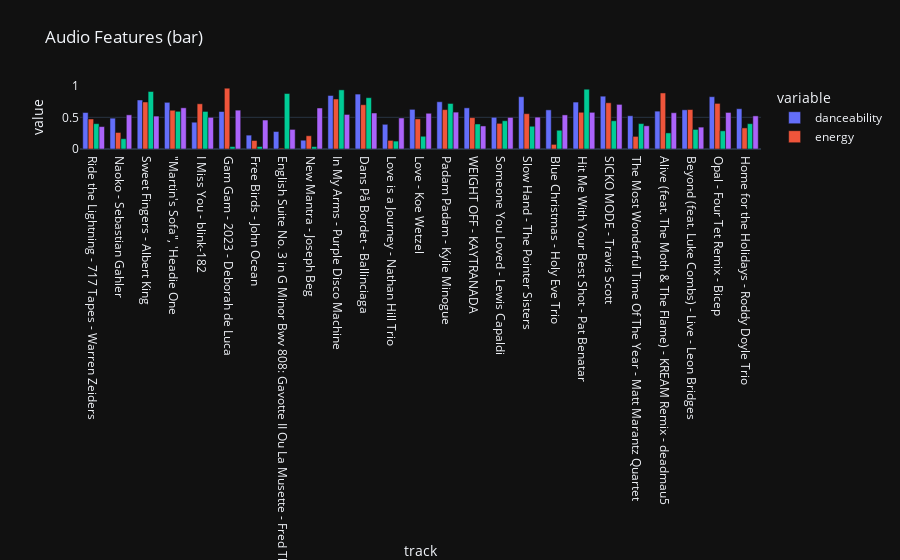

Here is the notebook cell this chart was saved with:
### Code cell
bar(preprocessed_sample.head(25))

### Figure 1 — Plotly figure (JSON) as saved in the notebook; plotly's stock layout.template omitted (floating-point values rounded to 4 significant figures)
{"data": [{"alignmentgroup": "True", "hovertemplate": "variable=danceability<br>track=%{x}<br>value=%{y}<extra></extra>", "legendgroup": "danceability", "marker": {"color": "#636efa", "pattern": {"shape": ""}}, "name": "danceability", "offsetgroup": "danceability", "orientation": "v", "showlegend": true, "textposition": "auto", "type": "bar", "x": ["Ride the Lightning - 717 Tapes - Warren Zeiders", "Naoko - Sebastian Gahler", "Sweet Fingers - Albert King", "\"Martin's Sofa\", 'Headie One", "I Miss You - blink-182", "Gam Gam - 2023 - Deborah de Luca", "Free Birds - John Ocean", "English Suite No. 3 in G Minor Bwv 808: Gavotte II Ou La Musette - Fred Thomas", "New Mantra - Joseph Beg", "In My Arms - Purple Disco Machine", "Dans På Bordet - Ballinciaga", "Love is a Journey - Nathan Hill Trio", "Love - Koe Wetzel", "Padam Padam - Kylie Minogue", "WEIGHT OFF - KAYTRANADA", "Someone You Loved - Lewis Capaldi", "Slow Hand - The Pointer Sisters", "Blue Christmas - Holy Eve Trio", "Hit Me With Your Best Shot - Pat Benatar", "SICKO MODE - Travis Scott", "The Most Wonderful Time Of The Year - Matt Marantz Quartet", "Alive (feat. The Moth & The Flame) - KREAM Remix - deadmau5", "Beyond (feat. Luke Combs) - Live - Leon Bridges", "Opal - Four Tet Remix - Bicep", "Home for the Holidays - Roddy Doyle Trio"], "xaxis": "x", "y": [0.576, 0.487, 0.774, 0.737, 0.423, 0.592, 0.219, 0.276, 0.139, 0.845, 0.867, 0.39, 0.626, 0.746, 0.65, 0.501, 0.826, 0.618, 0.741, 0.834, 0.525, 0.598, 0.619, 0.826, 0.636], "yaxis": "y"}, {"alignmentgroup": "True", "hovertemplate": "variable=energy<br>track=%{x}<br>value=%{y}<extra></extra>", "legendgroup": "energy", "marker": {"color": "#EF553B", "pattern": {"shape": ""}}, "name": "energy", "offsetgroup": "energy", "orientation": "v", "showlegend": true, "textposition": "auto", "type": "bar", "x": ["Ride the Lightning - 717 Tapes - Warren Zeiders", "Naoko - Sebastian Gahler", "Sweet Fingers - Albert King", "\"Martin's Sofa\", 'Headie One", "I Miss You - blink-182", "Gam Gam - 2023 - Deborah de Luca", "Free Birds - John Ocean", "English Suite No. 3 in G Minor Bwv 808: Gavotte II Ou La Musette - Fred Thomas", "New Mantra - Joseph Beg", "In My Arms - Purple Disco Machine", "Dans På Bordet - Ballinciaga", "Love is a Journey - Nathan Hill Trio", "Love - Koe Wetzel", "Padam Padam - Kylie Minogue", "WEIGHT OFF - KAYTRANADA", "Someone You Loved - Lewis Capaldi", "Slow Hand - The Pointer Sisters", "Blue Christmas - Holy Eve Trio", "Hit Me With Your Best Shot - Pat Benatar", "SICKO MODE - Travis Scott", "The Most Wonderful Time Of The Year - Matt Marantz Quartet", "Alive (feat. The Moth & The Flame) - KREAM Remix - deadmau5", "Beyond (feat. Luke Combs) - Live - Leon Bridges", "Opal - Four Tet Remix - Bicep", "Home for the Holidays - Roddy Doyle Trio"], "xaxis": "x", "y": [0.474, 0.261, 0.742, 0.612, 0.714, 0.96, 0.134, 0.0123, 0.209, 0.79, 0.699, 0.136, 0.475, 0.622, 0.495, 0.405, 0.558, 0.0728, 0.58, 0.73, 0.199, 0.885, 0.623, 0.72, 0.333], "yaxis": "y"}, {"alignmentgroup": "True", "hovertemplate": "variable=valence<br>track=%{x}<br>value=%{y}<extra></extra>", "legendgroup": "valence", "marker": {"color": "#00cc96", "pattern": {"shape": ""}}, "name": "valence", "offsetgroup": "valence", "orientation": "v", "showlegend": true, "textposition": "auto", "type": "bar", "x": ["Ride the Lightning - 717 Tapes - Warren Zeiders", "Naoko - Sebastian Gahler", "Sweet Fingers - Albert King", "\"Martin's Sofa\", 'Headie One", "I Miss You - blink-182", "Gam Gam - 2023 - Deborah de Luca", "Free Birds - John Ocean", "English Suite No. 3 in G Minor Bwv 808: Gavotte II Ou La Musette - Fred Thomas", "New Mantra - Joseph Beg", "In My Arms - Purple Disco Machine", "Dans På Bordet - Ballinciaga", "Love is a Journey - Nathan Hill Trio", "Love - Koe Wetzel", "Padam Padam - Kylie Minogue", "WEIGHT OFF - KAYTRANADA", "Someone You Loved - Lewis Capaldi", "Slow Hand - The Pointer Sisters", "Blue Christmas - Holy Eve Trio", "Hit Me With Your Best Shot - Pat Benatar", "SICKO MODE - Travis Scott", "The Most Wonderful Time Of The Year - Matt Marantz Quartet", "Alive (feat. The Moth & The Flame) - KREAM Remix - deadmau5", "Beyond (feat. Luke Combs) - Live - Leon Bridges", "Opal - Four Tet Remix - Bicep", "Home for the Holidays - Roddy Doyle Trio"], "xaxis": "x", "y": [0.4, 0.162, 0.908, 0.595, 0.593, 0.0385, 0.0395, 0.876, 0.0378, 0.934, 0.81, 0.125, 0.201, 0.719, 0.395, 0.446, 0.359, 0.296, 0.944, 0.446, 0.401, 0.254, 0.309, 0.287, 0.4], "yaxis": "y"}, {"alignmentgroup": "True", "hovertemplate": "variable=tempo<br>track=%{x}<br>value=%{y}<extra></extra>", "legendgroup": "tempo", "marker": {"color": "#ab63fa", "pattern": {"shape": ""}}, "name": "tempo", "offsetgroup": "tempo", "orientation": "v", "showlegend": true, "textposition": "auto", "type": "bar", "x": ["Ride the Lightning - 717 Tapes - Warren Zeiders", "Naoko - Sebastian Gahler", "Sweet Fingers - Albert King", "\"Martin's Sofa\", 'Headie One", "I Miss You - blink-182", "Gam Gam - 2023 - Deborah de Luca", "Free Birds - John Ocean", "English Suite No. 3 in G Minor Bwv 808: Gavotte II Ou La Musette - Fred Thomas", "New Mantra - Joseph Beg", "In My Arms - Purple Disco Machine", "Dans På Bordet - Ballinciaga", "Love is a Journey - Nathan Hill Trio", "Love - Koe Wetzel", "Padam Padam - Kylie Minogue", "WEIGHT OFF - KAYTRANADA", "Someone You Loved - Lewis Capaldi", "Slow Hand - The Pointer Sisters", "Blue Christmas - Holy Eve Trio", "Hit Me With Your Best Shot - Pat Benatar", "SICKO MODE - Travis Scott", "The Most Wonderful Time Of The Year - Matt Marantz Quartet", "Alive (feat. The Moth & The Flame) - KREAM Remix - deadmau5", "Beyond (feat. Luke Combs) - Live - Leon Bridges", "Opal - Four Tet Remix - Bicep", "Home for the Holidays - Roddy Doyle Trio"], "xaxis": "x", "y": [0.3538, 0.5394, 0.5196, 0.6503, 0.5001, 0.6136, 0.4574, 0.3095, 0.6474, 0.5455, 0.5683, 0.4899, 0.5642, 0.5823, 0.3638, 0.4995, 0.5035, 0.5384, 0.5791, 0.7046, 0.3662, 0.5729, 0.3456, 0.5773, 0.5228], "yaxis": "y"}], "layout": {"barmode": "group", "legend": {"title": {"text": "variable"}, "tracegroupgap": 0}, "title": {"text": "Audio Features (bar)"}, "xaxis": {"anchor": "y", "domain": [0, 1], "title": {"text": "track"}}, "yaxis": {"anchor": "x", "domain": [0, 1], "title": {"text": "value"}}}}
